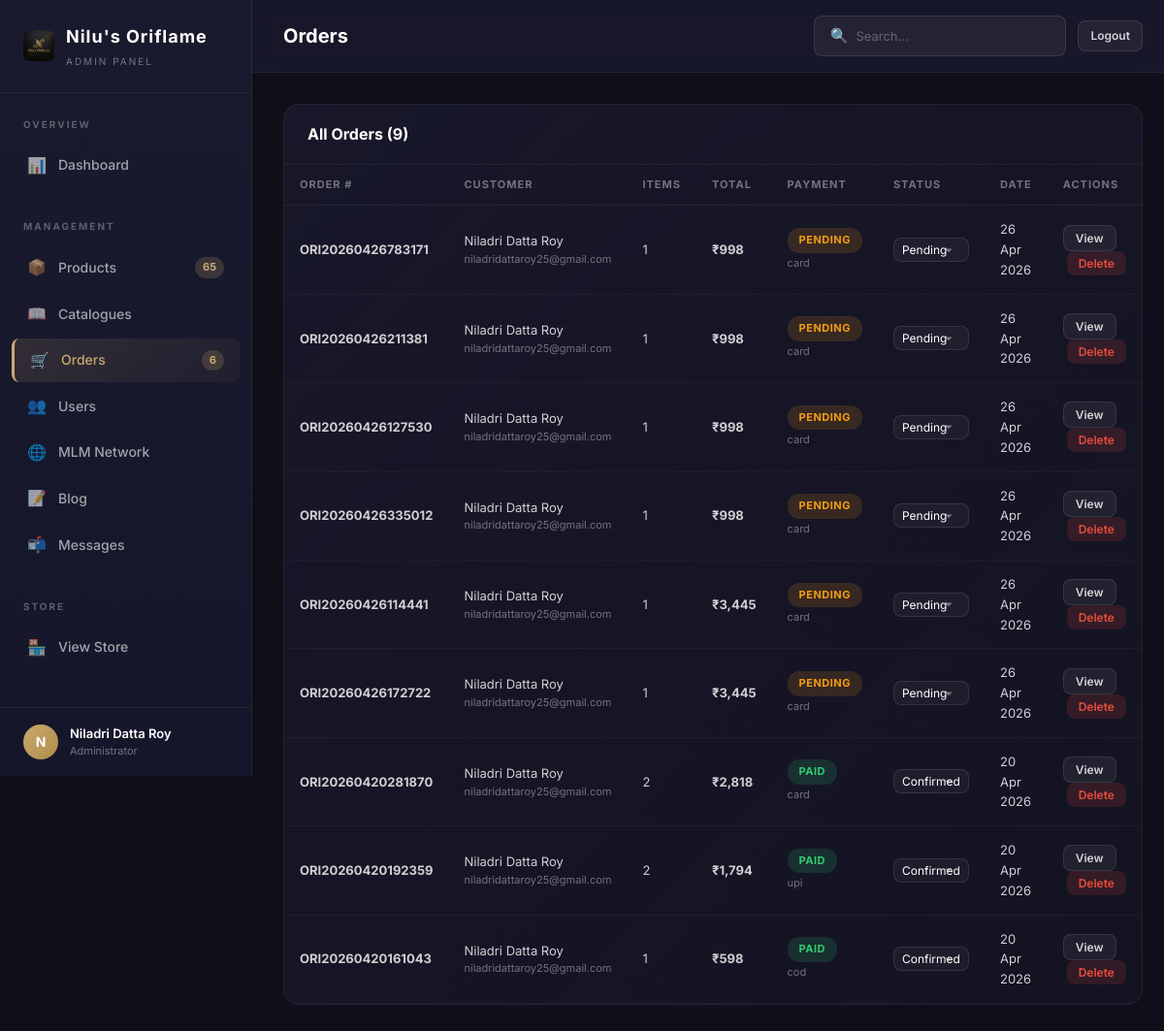
/oriflame-admin-panel-x9k2/orders (signed in), run on the app's committed database.
### models.py (models this page shows, shortened)
class User(UserMixin, db.Model):
    __tablename__ = 'users'
    id = db.Column(db.Integer, primary_key=True)
    email = db.Column(db.String(120), unique=True, nullable=False, index=True)
    password_hash = db.Column(db.String(256), nullable=False)
    first_name = db.Column(db.String(50), nullable=False)
    last_name = db.Column(db.String(50), nullable=False)
    phone = db.Column(db.String(15))
    avatar_url = db.Column(db.String(256))
    role = db.Column(db.String(20), nullable=False, default='customer')  # customer, partner, admin
    sponsor_id = db.Column(db.Integer, db.ForeignKey('users.id'), nullable=True)
    join_date = db.Column(db.DateTime, default=datetime.utcnow)
    is_active = db.Column(db.Boolean, default=True)
    total_sales = db.Column(db.Float, default=0.0)
    total_commission = db.Column(db.Float, default=0.0)
    sponsor = db.relationship('User', remote_side=[id], backref='downlines')
    addresses = db.relationship('Address', backref='user', lazy='dynamic', cascade='all, delete-orphan')
    orders = db.relationship('Order', backref='user', lazy='dynamic', cascade='all, delete-orphan')
    cart = db.relationship('Cart', backref='user', uselist=False, cascade='all, delete-orphan')
    wishlist_items = db.relationship('Wishlist', backref='user', lazy='dynamic', cascade='all, delete-orphan')
    commissions = db.relationship('MLMCommission', backref='user', lazy='dynamic', cascade='all, delete-orphan', foreign_keys='MLMCommission.user_id')
    @property
    def full_name(self):
        return f"{self.first_name} {self.last_name}"
    @property
    def is_admin(self):
        return self.role == 'admin'

class Order(db.Model):
    __tablename__ = 'orders'
    id = db.Column(db.Integer, primary_key=True)
    order_number = db.Column(db.String(20), unique=True, nullable=False)
    user_id = db.Column(db.Integer, db.ForeignKey('users.id'), nullable=False)
    subtotal = db.Column(db.Float, nullable=False)
    shipping_fee = db.Column(db.Float, default=0.0)
    discount = db.Column(db.Float, default=0.0)
    total = db.Column(db.Float, nullable=False)
    status = db.Column(db.String(20), default='pending')  # pending, confirmed, shipped, delivered, cancelled
    payment_method = db.Column(db.String(30))  # card, upi, cod, wallet
    payment_status = db.Column(db.String(20), default='pending')  # pending, paid, failed, refunded
    shipping_name = db.Column(db.String(100))
    shipping_phone = db.Column(db.String(15))
    shipping_address = db.Column(db.Text)
    shipping_city = db.Column(db.String(100))
    shipping_state = db.Column(db.String(100))
    shipping_pincode = db.Column(db.String(10))
    notes = db.Column(db.Text)
    created_at = db.Column(db.DateTime, default=datetime.utcnow)
    updated_at = db.Column(db.DateTime, default=datetime.utcnow, onupdate=datetime.utcnow)
    items = db.relationship('OrderItem', backref='order', lazy='dynamic', cascade='all, delete-orphan')
    transactions = db.relationship('Transaction', backref='order', lazy='dynamic', cascade='all, delete-orphan')
    commissions = db.relationship('MLMCommission', backref='order', lazy='dynamic', cascade='all, delete-orphan')

### app.py (the view)
@app.route('/oriflame-admin-panel-x9k2/orders', methods=['GET'])
@login_required
@admin_required
def admin_orders():
    orders_list = Order.query.order_by(Order.created_at.desc()).all()
    return render_template('admin/orders.html', orders=orders_list)

### app.py (called while the page is built)
@login_manager.user_loader
def load_user(user_id):
    return User.query.get(int(user_id))

@app.context_processor
def inject_globals():
    categories = Category.query.filter_by(is_active=True).order_by(Category.display_order).all()
    cart_count = 0
    wishlist_count = 0
    product_count = 0
    pending_orders = 0
    if current_user.is_authenticated:
        if current_user.cart:
            cart_count = current_user.cart.item_count
        wishlist_count = Wishlist.query.filter_by(user_id=current_user.id).count()
        if current_user.is_admin:
            product_count = Product.query.count()
            pending_orders = Order.query.filter_by(status='pending').count()
    return dict(
        categories=categories,
        cart_count=cart_count,
        wishlist_count=wishlist_count,
        product_count=product_count,
        pending_orders=pending_orders
    )

def admin_required(f):
    @wraps(f)
    def decorated_function(*args, **kwargs):
        if not current_user.is_authenticated or not current_user.is_admin:
            abort(404)  # Return 404 to hide admin panel existence
        return f(*args, **kwargs)
    return decorated_function

### models.py (called while the page is built)
    @property
    def item_count(self):
        return sum(item.quantity for item in self.items)

### templates/admin/orders.html (shortened to what this page needs)
{% extends "admin/admin_base.html" %}
{% block page_title %}Orders{% endblock %}
{% block admin_content %}
<div class="admin-card">
  <div class="admin-card-header">
    <h3>All Orders ({{ orders|length }})</h3>
  </div>
  <table class="admin-table">
    <thead>
      <tr>
        <th>Order #</th>
        <th>Customer</th>
        <th>Items</th>
        <th>Total</th>
        <th>Payment</th>
        <th>Status</th>
        <th>Date</th>
        <th>Actions</th>
      </tr>
    </thead>
    <tbody>
      {% for order in orders %}
      <tr>
        <td><strong>{{ order.order_number }}</strong></td>
        <td>
          <div>{{ order.user.full_name }}</div>
          <div style="font-size: 11px; color: rgba(255,255,255,0.4);">{{ order.user.email }}</div>
        </td>
        <td>{{ order.items.count() }}</td>
        <td>
          {% if order.status == 'cancelled' %}
          <span style="text-decoration: line-through; opacity: 0.5;">₹{{ "{:,.0f}".format(order.total) }}</span>
          {% else %}
          <strong>₹{{ "{:,.0f}".format(order.total) }}</strong>
          {% endif %}
        </td>
        <td>
          <span class="admin-badge {% if order.payment_status == 'paid' %}success{% elif order.payment_status == 'pending' %}warning{% else %}danger{% endif %}">
            {{ order.payment_status }}
          </span>
          <div style="font-size: 11px; color: rgba(255,255,255,0.4); margin-top: 2px;">{{ order.payment_method or 'N/A' }}</div>
        </td>
        <td>
          <select class="admin-form-control" style="width: auto; padding: 4px 8px; font-size: 12px;"
            data-order-id="{{ order.id }}"
            onchange="adminUpdateOrderStatus(this.dataset.orderId, this.value)">
            <option value="pending" {% if order.status == 'pending' %}selected{% endif %}>Pending</option>
            <option value="confirmed" {% if order.status == 'confirmed' %}selected{% endif %}>Confirmed</option>
          </select>
        </td>
        <td>{{ order.created_at.strftime('%d %b %Y') }}</td>
        <td>
          <button class="admin-btn admin-btn-secondary admin-btn-sm" onclick="alert('Shipping: {{ order.shipping_name }}, {{ order.shipping_address }}, {{ order.shipping_city }}, {{ order.shipping_state }} - {{ order.shipping_pincode }}')">
            View
          </button>
          <button class="admin-btn admin-btn-danger admin-btn-sm"
            data-order-id="{{ order.id }}"
            onclick="adminDeleteOrder(this.dataset.orderId)" style="margin-left: 4px;">
            Delete
          </button>
        </td>
      </tr>
      {% endfor %}
    </tbody>
  </table>
</div>
{% endblock %}

### templates/admin/admin_base.html (shortened to what this page needs)
<!DOCTYPE html>
<html lang="en">
<head>
  <link rel="stylesheet" href="/static/css/main.css">
  <link rel="stylesheet" href="/static/css/admin.css">
</head>
<body>
  <div class="admin-layout">
    <aside class="admin-sidebar">
      <div class="admin-sidebar-header">
        <div class="admin-logo">
          <img src="/static/images/logo.png" alt="Logo" style="height: 32px; border-radius: 6px;">
          <div>
            Nilu's Oriflame
            <small>Admin Panel</small>
          </div>
        </div>
      </div>
      <nav class="admin-nav">
        <div class="admin-nav-section">
          <div class="admin-nav-section-title">Overview</div>
          <a href="/oriflame-admin-panel-x9k2/" class="admin-nav-link {% if request.path == '/oriflame-admin-panel-x9k2/' %}active{% endif %}">
            <span class="nav-icon">📊</span> Dashboard
          </a>
        </div>
        <div class="admin-nav-section">
          <div class="admin-nav-section-title">Management</div>
          <a href="/oriflame-admin-panel-x9k2/products" class="admin-nav-link {% if 'products' in request.path %}active{% endif %}">
            <span class="nav-icon">📦</span> Products
            <span class="nav-badge">{{ product_count or '' }}</span>
          </a>
          <a href="/oriflame-admin-panel-x9k2/catalogues" class="admin-nav-link {% if 'catalogues' in request.path %}active{% endif %}">
            <span class="nav-icon">📖</span> Catalogues
          </a>
          <a href="/oriflame-admin-panel-x9k2/orders" class="admin-nav-link {% if 'orders' in request.path %}active{% endif %}">
            <span class="nav-icon">🛒</span> Orders
            <span class="nav-badge">{{ pending_orders or '' }}</span>
          </a>
          <a href="/oriflame-admin-panel-x9k2/users" class="admin-nav-link {% if 'users' in request.path %}active{% endif %}">
            <span class="nav-icon">👥</span> Users
          </a>
          <a href="/oriflame-admin-panel-x9k2/mlm" class="admin-nav-link {% if 'mlm' in request.path %}active{% endif %}">
            <span class="nav-icon">🌐</span> MLM Network
          </a>
          <a href="/oriflame-admin-panel-x9k2/blog" class="admin-nav-link {% if 'blog' in request.path %}active{% endif %}">
            <span class="nav-icon">📝</span> Blog
          </a>
          <a href="/oriflame-admin-panel-x9k2/messages" class="admin-nav-link {% if 'messages' in request.path %}active{% endif %}">
            <span class="nav-icon">📬</span> Messages
          </a>
        </div>
        <div class="admin-nav-section">
          <div class="admin-nav-section-title">Store</div>
          <a href="/" class="admin-nav-link" target="_blank">
            <span class="nav-icon">🏪</span> View Store
          </a>
        </div>
      </nav>
      <div class="admin-sidebar-footer">
        <div class="admin-user-info">
          <div class="admin-user-avatar">{{ current_user.first_name[0] }}</div>
          <div>
            <div class="admin-user-name">{{ current_user.full_name }}</div>
            <div class="admin-user-role">Administrator</div>
          </div>
        </div>
      </div>
    </aside>
    <main class="admin-main">
      <div class="admin-topbar">
        <h2>{% block page_title %}Dashboard{% endblock %}</h2>
        <div class="admin-topbar-actions">
          <div class="admin-search">
            <span>🔍</span>
            <input type="text" placeholder="Search...">
          </div>
          <a href="/logout" class="admin-btn admin-btn-secondary admin-btn-sm">Logout</a>
        </div>
      </div>
      <div class="admin-content">
        {% block admin_content %}{% endblock %}
      </div>
    </main>
  </div>
</body>
</html>

### static/css/main.css (style rules this page uses)
:root { --color-primary: #2b2b2b; --color-primary-light: #444444; --color-primary-dark: #1a1a1a; --color-accent: #d32f2f; --color-accent-light: #e0e0e0; --color-accent-dark: #9a0007; --color-accent-glow: rgba(211, 47, 47, 0.3); --color-white: #ffffff; --color-bg: #faf9f7; --color-bg-alt: #f3f1ed; --color-bg-card: #ffffff; --color-border: #e8e5df; --color-border-light: #f0eee9; --color-text: #1a1a2e; --color-text-secondary: #6b6b7b; --color-text-muted: #9e9eae; --color-success: #2ecc71; --color-success-bg: #eafaf1; --color-warning: #f39c12; --color-warning-bg: #fef9e7; --color-danger: #e74c3c; --color-danger-bg: #fdedec; --color-info: #3498db; --color-info-bg: #ebf5fb; --font-body: 'Inter', -apple-system, BlinkMacSystemFont, sans-serif; --font-heading: 'Playfair Display', Georgia, serif; --font-size-xs: 0.7rem; --font-size-sm: 0.8rem; --font-size-base: 0.9375rem; --font-size-md: 1.05rem; --font-size-lg: 1.15rem; --font-size-xl: 1.4rem; --font-size-2xl: 1.85rem; --font-size-3xl: 2.3rem; --font-size-4xl: 3rem; --space-xs: 0.2rem; --space-sm: 0.4rem; --space-md: 0.85rem; --space-lg: 1.25rem; --space-xl: 1.75rem; --space-2xl: 2.5rem; --space-3xl: 3.5rem; --space-4xl: 5rem; --container-max: 1200px; --container-wide: 1360px; --header-height: 64px; --sidebar-width: 280px; --radius-sm: 6px; --radius-md: 10px; --radius-lg: 16px; --radius-xl: 24px; --radius-full: 9999px; --shadow-xs: 0 1px 2px rgba(0, 0, 0, 0.04); --shadow-sm: 0 2px 8px rgba(0, 0, 0, 0.06); --shadow-md: 0 4px 16px rgba(0, 0, 0, 0.08); --shadow-lg: 0 8px 32px rgba(0, 0, 0, 0.1); --shadow-xl: 0 16px 48px rgba(0, 0, 0, 0.12); --shadow-accent: 0 4px 20px rgba(201, 169, 110, 0.25); --transition-fast: 150ms ease; --transition-base: 250ms ease; --transition-slow: 400ms ease; --transition-spring: 400ms cubic-bezier(0.34, 1.56, 0.64, 1); --z-dropdown: 100; --z-sticky: 200; --z-overlay: 300; --z-modal: 400; --z-toast: 500; }
*, *::before, *::after { box-sizing: border-box; margin: 0; padding: 0; }
html { scroll-behavior: smooth; -webkit-font-smoothing: antialiased; -moz-osx-font-smoothing: grayscale; }
body { font-family: var(--font-body); font-size: var(--font-size-base); color: var(--color-text); background-color: var(--color-bg); line-height: 1.6; overflow-x: hidden; }
h1, h2, h3, h4, h5, h6 { font-family: var(--font-heading); font-weight: 600; line-height: 1.3; color: var(--color-primary); }
h2 { font-size: var(--font-size-3xl); }
h3 { font-size: var(--font-size-2xl); }
a { color: var(--color-accent-dark); text-decoration: none; transition: color var(--transition-fast); }
img { max-width: 100%; height: auto; display: block; }
button, input, select, textarea { font-family: inherit; font-size: inherit; border: none; outline: none; }
button { cursor: pointer; background: none; }

### data on the page
User: first_name "N", full_name "Niladri Datta Roy"
Order: order_number "ORI20260426783171", user.full_name "Niladri Datta Roy", user.email "niladridattaroy25@gmail.com", items.count "1", total "998", payment_status "PENDING", payment_method "card", status+id "Pending", created_at "26 Apr 2026"
Order: order_number "ORI20260426211381", user.full_name "Niladri Datta Roy", user.email "niladridattaroy25@gmail.com", items.count "1", total "998", payment_status "PENDING", payment_method "card", status+id "Pending", created_at "26 Apr 2026"
Order: order_number "ORI20260426127530", user.full_name "Niladri Datta Roy", user.email "niladridattaroy25@gmail.com", items.count "1", total "998", payment_status "PENDING", payment_method "card", status+id "Pending", created_at "26 Apr 2026"
Order: order_number "ORI20260426335012", user.full_name "Niladri Datta Roy", user.email "niladridattaroy25@gmail.com", items.count "1", total "998", payment_status "PENDING", payment_method "card", status+id "Pending", created_at "26 Apr 2026"
Order: order_number "ORI20260426114441", user.full_name "Niladri Datta Roy", user.email "niladridattaroy25@gmail.com", items.count "1", total "3,445", payment_status "PENDING", payment_method "card", status+id "Pending", created_at "26 Apr 2026"
Order: order_number "ORI20260426172722", user.full_name "Niladri Datta Roy", user.email "niladridattaroy25@gmail.com", items.count "1", total "3,445", payment_status "PENDING", payment_method "card", status+id "Pending", created_at "26 Apr 2026"
Order: order_number "ORI20260420281870", user.full_name "Niladri Datta Roy", user.email "niladridattaroy25@gmail.com", items.count "2", total "2,818", payment_status "PAID", payment_method "card", status+id "Confirmed", created_at "20 Apr 2026"
Order: order_number "ORI20260420192359", user.full_name "Niladri Datta Roy", user.email "niladridattaroy25@gmail.com", items.count "2", total "1,794", payment_status "PAID", payment_method "upi", status+id "Confirmed", created_at "20 Apr 2026"
Order: order_number "ORI20260420161043", user.full_name "Niladri Datta Roy", user.email "niladridattaroy25@gmail.com", items.count "1", total "598", payment_status "PAID", payment_method "cod", status+id "Confirmed", created_at "20 Apr 2026"

### other printed values
{{ product_count or '' }} "65"
{{ pending_orders or '' }} "6"
{{ orders|length }} "9"
